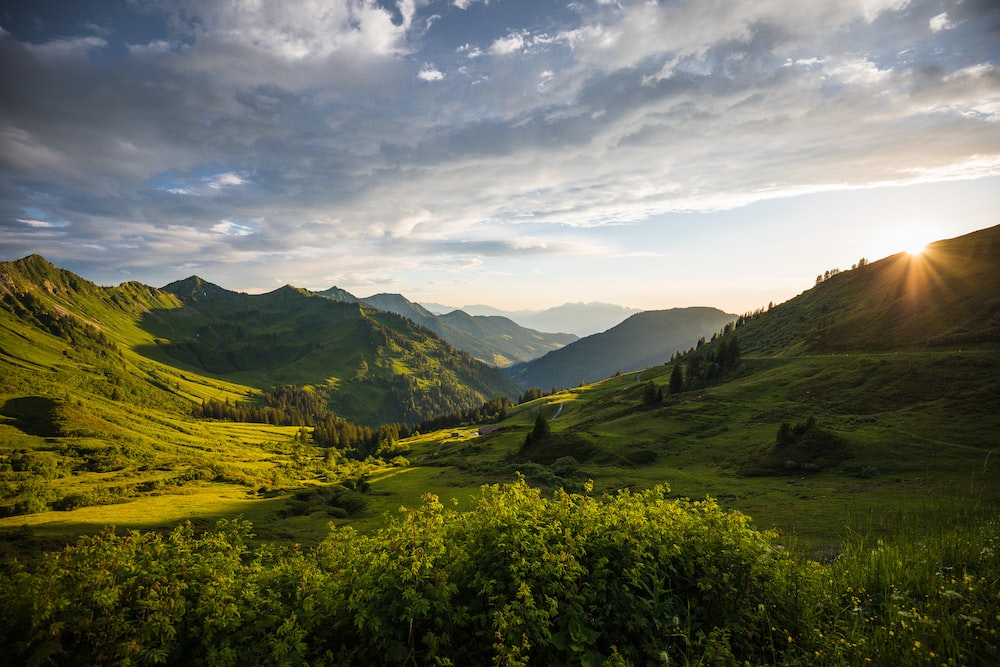
#> input picture DIP_3/landscape.jpg, 1000 x 667 px
$ python Salt_Pepper_PSNR.py
#> lines starting #> are read from the running program, lines starting #| are printed output that depends on the picture
from PIL import Image
import cv2
import numpy as np
import matplotlib.pyplot as plt

def add_salt_and_pepper_noise(image, salt_prob, pepper_prob):
    noisy_image = image.copy()
    total_pixels = image.size

    num_salt = int(total_pixels * salt_prob)
    salt_coords = [np.random.randint(0, i - 1, num_salt) for i in image.shape]
    noisy_image[salt_coords[0], salt_coords[1]] = 255


    num_pepper = int(total_pixels * pepper_prob)
    pepper_coords = [np.random.randint(0, i - 1, num_pepper) for i in image.shape]
    noisy_image[pepper_coords[0], pepper_coords[1]] = 0

    return noisy_image

image_path = 'landscape.jpg'
rgb_image = Image.open(image_path)
#> rgb_image is the input picture: PIL image 1000x667 RGB; mean R, G, B 107.1, 108.5, 88.5

gray_image = cv2.cvtColor(np.array(rgb_image), cv2.COLOR_RGB2GRAY)
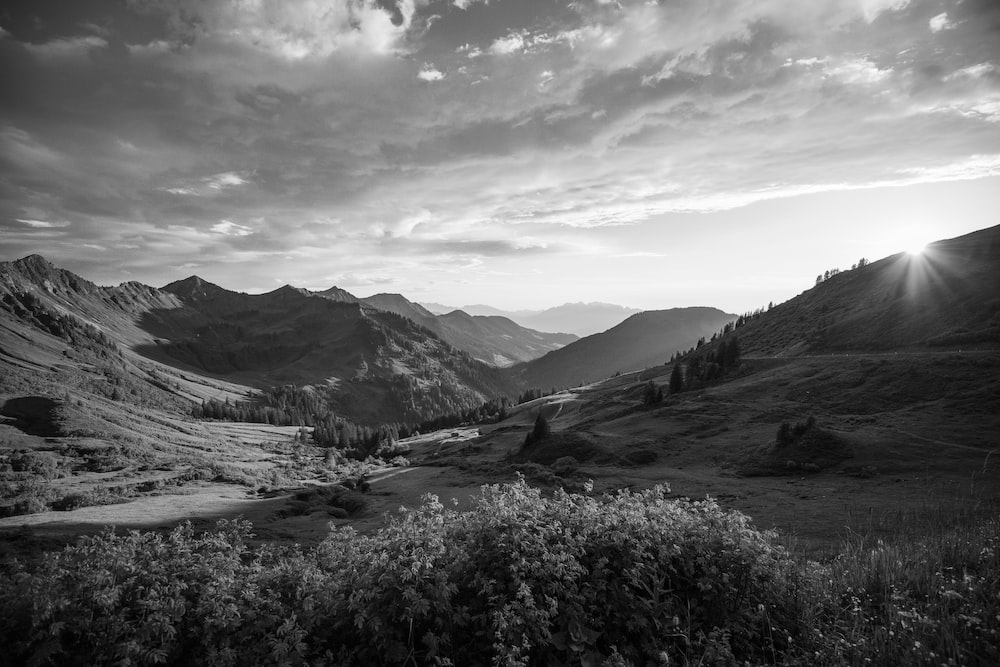
#> gray_image: shape (667, 1000); min 0, max 255, mean 105.8

if gray_image is None:
    print("Error:")
else:
    salt_prob = 0.05
    pepper_prob = 0.05
    noisy_image = add_salt_and_pepper_noise(gray_image, salt_prob, pepper_prob)
#> in add_salt_and_pepper_noise, `noisy_image[pepper_coords[0], pepper_coords[1]] = 0`:
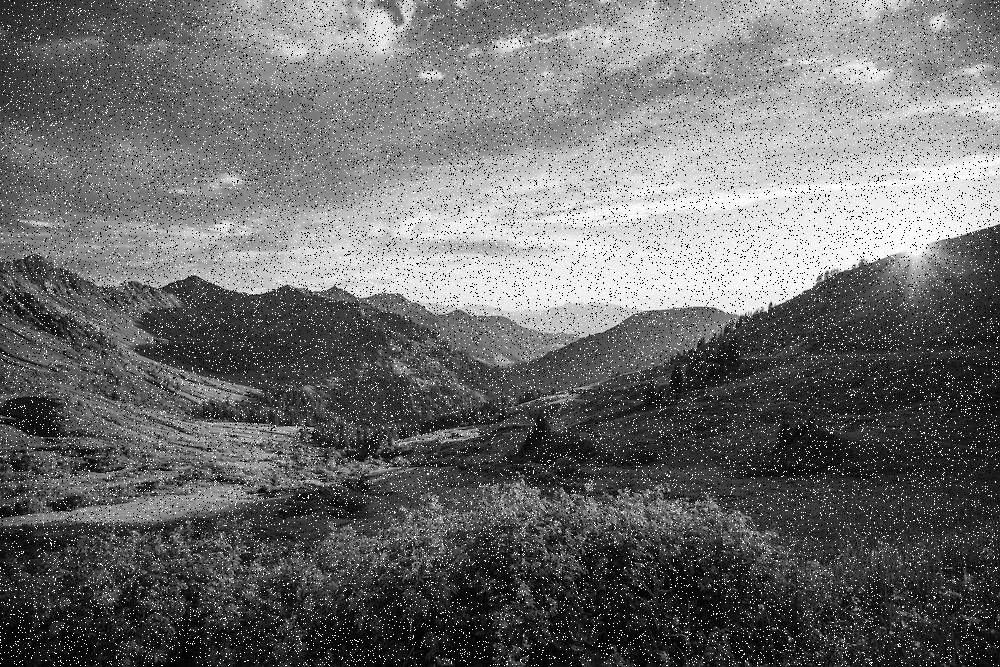
#> noisy_image: shape (667, 1000); min 0, max 255, mean 107.5


    average_kernel = np.ones((5, 5), dtype=np.float32) / 25
    average_filtered = cv2.filter2D(noisy_image, -1, average_kernel)
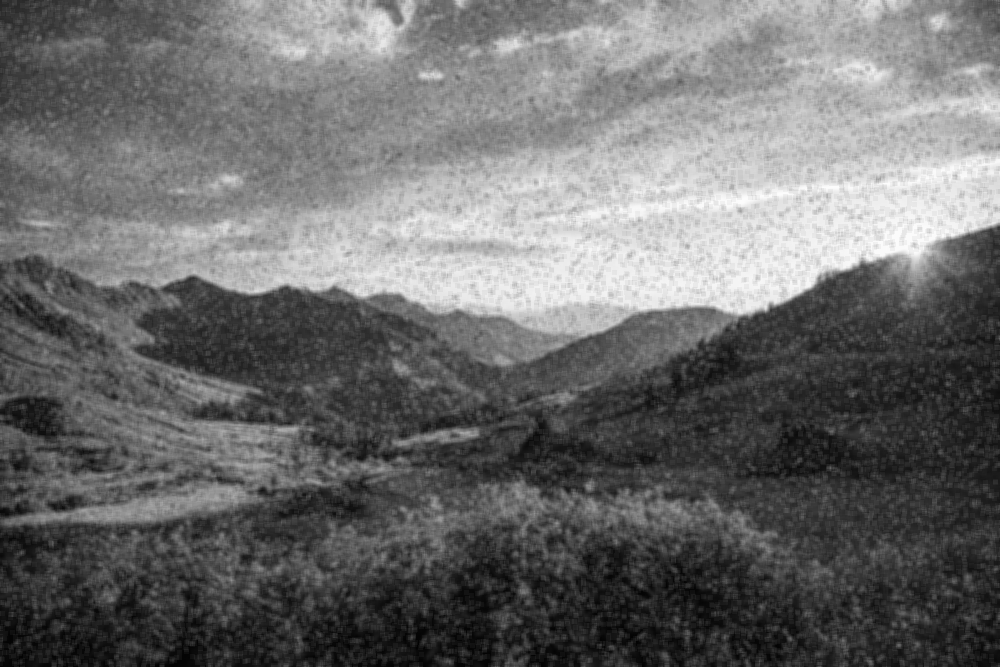
#> average_filtered: shape (667, 1000); min 2, max 252, mean 107.6

    median_filtered = cv2.medianBlur(noisy_image, 5)

    average_mse = np.mean((gray_image.astype(float) - average_filtered.astype(float))**2)
#> average_mse = 242.9
    average_PSNR = 20 * np.log(255/np.sqrt(average_mse))
#> average_PSNR = 55.9

    median_mse = np.mean((gray_image.astype(float) - median_filtered.astype(float))**2)
#> median_mse = 102.7
    median_PSNR = 20 * np.log(255/np.sqrt(median_mse))
#> median_PSNR = 64.51


    plt.figure(figsize=(12, 6))

    plt.subplot(2, 2, 1)
    plt.imshow(gray_image, cmap='gray')
    plt.title('Gray Image')
    plt.axis('off')

    plt.subplot(2, 2, 2)
    plt.imshow(noisy_image, cmap='gray')
    plt.title('Noisy Image')
    plt.axis('off')

    plt.subplot(2,2,3)
    plt.imshow(average_filtered, cmap='gray')
    plt.title(f'Average Filter (PSNR: {average_PSNR: .2f} dB)')
    plt.axis('off')

    plt.subplot(2, 2, 4)
    plt.imshow(median_filtered, cmap='gray')
    plt.title(f'Median Filter (PSNR: {median_PSNR: .2f} dB)')
    plt.axis('off')


    plt.tight_layout()
    plt.show()
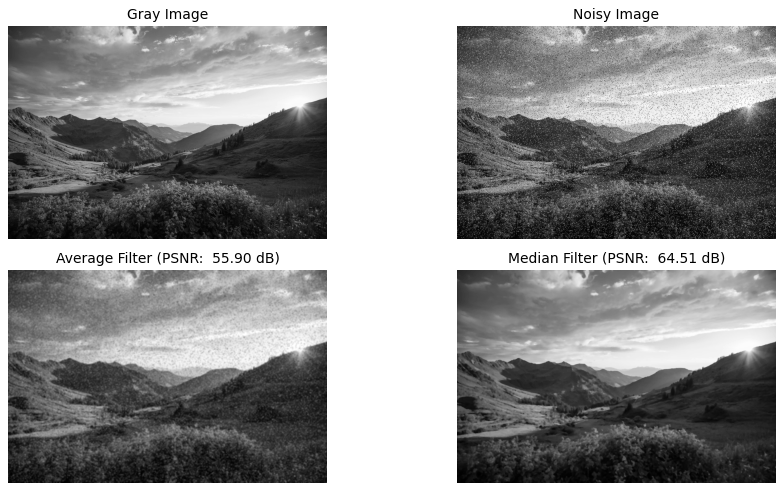
#> figure drawn by matplotlib, 4 panels
